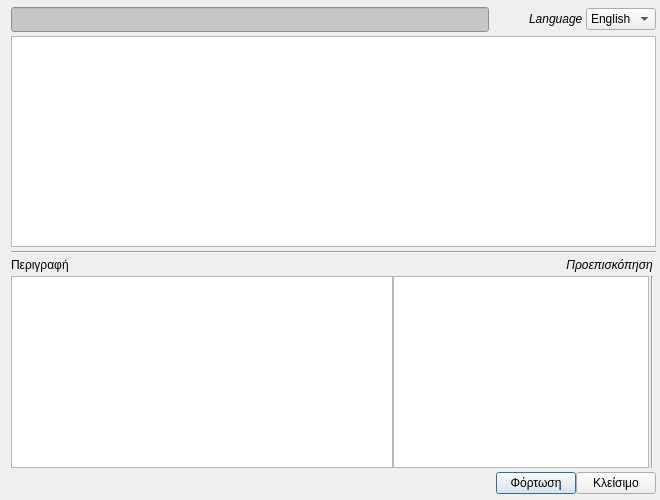
<?xml version="1.0" encoding="UTF-8"?>
<ui version="4.0">
 <class>GreekOpenDataDialogBase</class>
 <widget class="QDialog" name="GreekOpenDataDialogBase">
  <property name="geometry">
   <rect>
    <x>0</x>
    <y>0</y>
    <width>660</width>
    <height>500</height>
   </rect>
  </property>
  <property name="sizePolicy">
   <sizepolicy hsizetype="Fixed" vsizetype="Fixed">
    <horstretch>0</horstretch>
    <verstretch>0</verstretch>
   </sizepolicy>
  </property>
  <property name="minimumSize">
   <size>
    <width>660</width>
    <height>500</height>
   </size>
  </property>
  <property name="maximumSize">
   <size>
    <width>660</width>
    <height>500</height>
   </size>
  </property>
  <property name="windowTitle">
   <string>Greek Open Data</string>
  </property>
  <layout class="QGridLayout" name="gridLayout" rowstretch="0,1,0,0,0,0" columnstretch="1,0,0" rowminimumheight="0,0,0,0,0,0" columnminimumwidth="0,0,0">
   <property name="sizeConstraint">
    <enum>QLayout::SetDefaultConstraint</enum>
   </property>
   <property name="topMargin">
    <number>7</number>
   </property>
   <property name="rightMargin">
    <number>4</number>
   </property>
   <property name="bottomMargin">
    <number>6</number>
   </property>
   <property name="horizontalSpacing">
    <number>5</number>
   </property>
   <property name="verticalSpacing">
    <number>4</number>
   </property>
   <item row="3" column="0">
    <widget class="QLabel" name="desc_lbl">
     <property name="text">
      <string>&lt;html&gt;&lt;head/&gt;&lt;body&gt;&lt;p&gt;Περιγραφή&lt;/p&gt;&lt;/body&gt;&lt;/html&gt;</string>
     </property>
    </widget>
   </item>
   <item row="4" column="0" colspan="3">
    <layout class="QHBoxLayout" name="horizontalLayout_2">
     <item>
      <widget class="QPlainTextEdit" name="plainTextEdit">
       <property name="sizePolicy">
        <sizepolicy hsizetype="Expanding" vsizetype="Expanding">
         <horstretch>2</horstretch>
         <verstretch>0</verstretch>
        </sizepolicy>
       </property>
       <property name="font">
        <font>
         <weight>50</weight>
         <bold>false</bold>
        </font>
       </property>
       <property name="plainText">
        <string/>
       </property>
      </widget>
     </item>
     <item>
      <widget class="QGraphicsView" name="graphicsView">
       <property name="sizePolicy">
        <sizepolicy hsizetype="Expanding" vsizetype="Expanding">
         <horstretch>0</horstretch>
         <verstretch>0</verstretch>
        </sizepolicy>
       </property>
       <property name="minimumSize">
        <size>
         <width>256</width>
         <height>192</height>
        </size>
       </property>
       <property name="maximumSize">
        <size>
         <width>256</width>
         <height>192</height>
        </size>
       </property>
      </widget>
     </item>
     <item>
      <spacer name="horizontalSpacer_5">
       <property name="orientation">
        <enum>Qt::Horizontal</enum>
       </property>
       <property name="sizeType">
        <enum>QSizePolicy::Fixed</enum>
       </property>
       <property name="sizeHint" stdset="0">
        <size>
         <width>2</width>
         <height>2</height>
        </size>
       </property>
      </spacer>
     </item>
     <item>
      <widget class="Line" name="line_2">
       <property name="orientation">
        <enum>Qt::Vertical</enum>
       </property>
      </widget>
     </item>
     <item>
      <spacer name="horizontalSpacer_4">
       <property name="orientation">
        <enum>Qt::Horizontal</enum>
       </property>
       <property name="sizeType">
        <enum>QSizePolicy::Fixed</enum>
       </property>
       <property name="sizeHint" stdset="0">
        <size>
         <width>2</width>
         <height>2</height>
        </size>
       </property>
      </spacer>
     </item>
    </layout>
   </item>
   <item row="5" column="2">
    <layout class="QHBoxLayout" name="horizontalLayout_4">
     <item>
      <widget class="QPushButton" name="load_btn">
       <property name="enabled">
        <bool>true</bool>
       </property>
       <property name="sizePolicy">
        <sizepolicy hsizetype="Expanding" vsizetype="Fixed">
         <horstretch>0</horstretch>
         <verstretch>0</verstretch>
        </sizepolicy>
       </property>
       <property name="text">
        <string>Φόρτωση</string>
       </property>
      </widget>
     </item>
     <item>
      <widget class="QPushButton" name="close_btn">
       <property name="enabled">
        <bool>true</bool>
       </property>
       <property name="sizePolicy">
        <sizepolicy hsizetype="Expanding" vsizetype="Fixed">
         <horstretch>0</horstretch>
         <verstretch>0</verstretch>
        </sizepolicy>
       </property>
       <property name="text">
        <string>Κλείσιμο</string>
       </property>
      </widget>
     </item>
    </layout>
   </item>
   <item row="0" column="0" colspan="3">
    <layout class="QHBoxLayout" name="horizontalLayout_3">
     <item>
      <widget class="QLineEdit" name="search_lineEdit">
       <property name="sizePolicy">
        <sizepolicy hsizetype="Expanding" vsizetype="Fixed">
         <horstretch>1</horstretch>
         <verstretch>0</verstretch>
        </sizepolicy>
       </property>
       <property name="font">
        <font>
         <family>MS Serif</family>
        </font>
       </property>
       <property name="styleSheet">
        <string notr="true">background-color: rgb(198, 198, 198);</string>
       </property>
       <property name="text">
        <string/>
       </property>
      </widget>
     </item>
     <item>
      <spacer name="horizontalSpacer_3">
       <property name="orientation">
        <enum>Qt::Horizontal</enum>
       </property>
       <property name="sizeHint" stdset="0">
        <size>
         <width>40</width>
         <height>20</height>
        </size>
       </property>
      </spacer>
     </item>
     <item>
      <widget class="QLabel" name="language_lbl">
       <property name="text">
        <string>&lt;html&gt;&lt;head/&gt;&lt;body&gt;&lt;p&gt;&lt;span style=&quot; font-size:9pt; font-style:italic;&quot;&gt;Language &lt;/span&gt;&lt;/p&gt;&lt;/body&gt;&lt;/html&gt;</string>
       </property>
      </widget>
     </item>
     <item>
      <widget class="QComboBox" name="language_comboBox">
       <property name="sizePolicy">
        <sizepolicy hsizetype="Preferred" vsizetype="Fixed">
         <horstretch>0</horstretch>
         <verstretch>0</verstretch>
        </sizepolicy>
       </property>
       <property name="minimumSize">
        <size>
         <width>55</width>
         <height>0</height>
        </size>
       </property>
       <item>
        <property name="text">
         <string>English</string>
        </property>
       </item>
       <item>
        <property name="text">
         <string>Greek</string>
        </property>
       </item>
      </widget>
     </item>
    </layout>
   </item>
   <item row="1" column="0" colspan="3">
    <layout class="QHBoxLayout" name="horizontalLayout_5">
     <item>
      <widget class="QTableWidget" name="tableWidget">
       <property name="sizePolicy">
        <sizepolicy hsizetype="Expanding" vsizetype="Expanding">
         <horstretch>0</horstretch>
         <verstretch>0</verstretch>
        </sizepolicy>
       </property>
       <property name="minimumSize">
        <size>
         <width>0</width>
         <height>207</height>
        </size>
       </property>
       <property name="sizeIncrement">
        <size>
         <width>3</width>
         <height>5</height>
        </size>
       </property>
       <property name="selectionMode">
        <enum>QAbstractItemView::SingleSelection</enum>
       </property>
       <property name="selectionBehavior">
        <enum>QAbstractItemView::SelectRows</enum>
       </property>
      </widget>
     </item>
    </layout>
   </item>
   <item row="5" column="1">
    <spacer name="horizontalSpacer_2">
     <property name="orientation">
      <enum>Qt::Horizontal</enum>
     </property>
     <property name="sizeHint" stdset="0">
      <size>
       <width>40</width>
       <height>20</height>
      </size>
     </property>
    </spacer>
   </item>
   <item row="2" column="0" colspan="3">
    <widget class="Line" name="line">
     <property name="sizePolicy">
      <sizepolicy hsizetype="Expanding" vsizetype="Minimum">
       <horstretch>0</horstretch>
       <verstretch>0</verstretch>
      </sizepolicy>
     </property>
     <property name="orientation">
      <enum>Qt::Horizontal</enum>
     </property>
    </widget>
   </item>
   <item row="3" column="2">
    <widget class="QLabel" name="preview_lbl">
     <property name="text">
      <string>&lt;!DOCTYPE HTML PUBLIC &quot;-//W3C//DTD HTML 4.0//EN&quot; &quot;http://www.w3.org/TR/REC-html40/strict.dtd&quot;&gt;
&lt;html&gt;&lt;head&gt;&lt;meta name=&quot;qrichtext&quot; content=&quot;1&quot; /&gt;&lt;style type=&quot;text/css&quot;&gt;
p, li { white-space: pre-wrap; }
&lt;/style&gt;&lt;/head&gt;&lt;body style=&quot; font-family:'MS Shell Dlg 2'; font-size:8pt; font-weight:400; font-style:normal;&quot;&gt;
&lt;p align=&quot;right&quot; style=&quot; margin-top:12px; margin-bottom:12px; margin-left:0px; margin-right:0px; -qt-block-indent:0; text-indent:0px;&quot;&gt;&lt;span style=&quot; font-size:9pt; font-style:italic;&quot;&gt;Προεπισκόπηση &lt;/span&gt;&lt;/p&gt;&lt;/body&gt;&lt;/html&gt;</string>
     </property>
    </widget>
   </item>
  </layout>
  <zorder>desc_lbl</zorder>
  <zorder></zorder>
  <zorder>horizontalSpacer_2</zorder>
  <zorder>line</zorder>
  <zorder>preview_lbl</zorder>
 </widget>
 <resources/>
 <connections/>
</ui>
